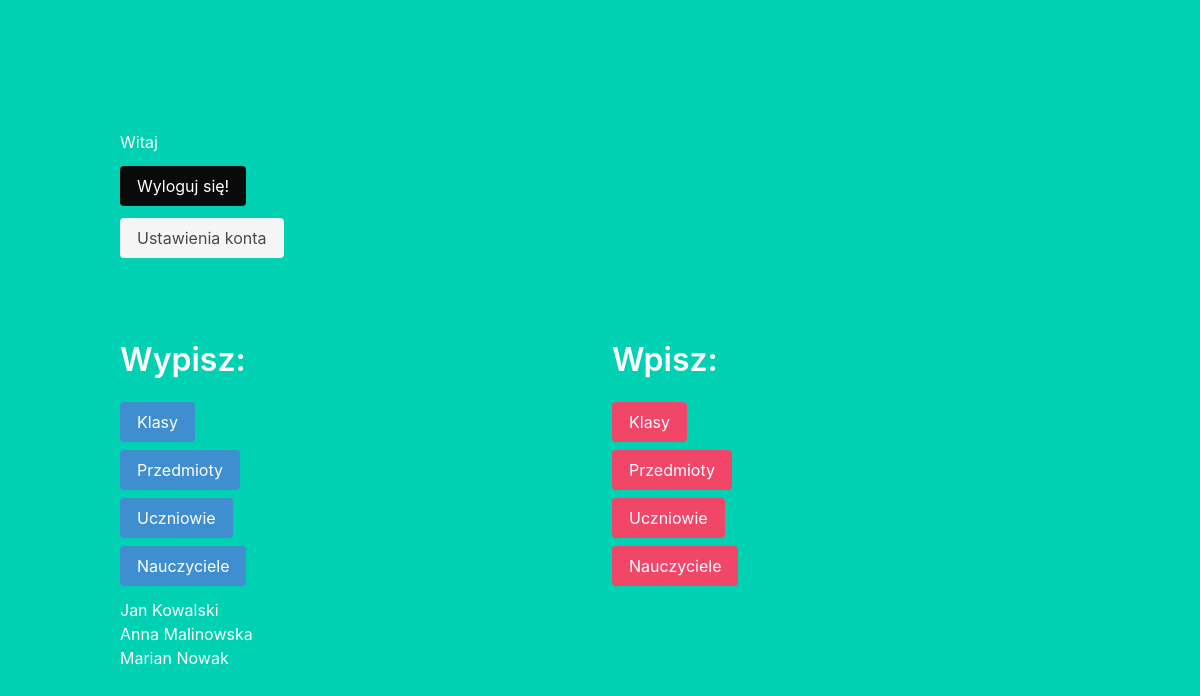
The app's page /admin.php?sh_te (signed in) with its own data.
### tables this page shows
CREATE TABLE Teacher (
    id int NOT NULL AUTO_INCREMENT UNIQUE,
    fname varchar(50),
    surname varchar(100),
    age int(3),
    subject_name int UNIQUE,
    PRIMARY KEY (id)
);

### fun.php (the view, shortened to what this page needs)
<?php
    require_once('db.php');
    function show_teachers()
    {
        global $conn;
        $sql = "SELECT fname, surname FROM teacher";
        foreach ($conn->query($sql) as $row) {
            echo("<p>". $row['fname'] . " " . $row['surname'] . "</p>");
        }
        echo "
                </div>
            </div>
        </section>
        ";
    }
?>

### records on screen
teacher: fname "Jan", surname "Kowalski"
teacher: fname "Anna", surname "Malinowska"
teacher: fname "Marian", surname "Nowak"
